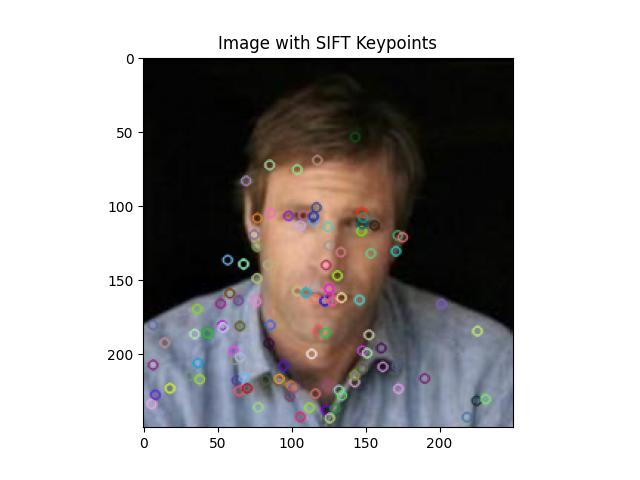

Generate this figure with Python:
import cv2
import matplotlib.pyplot as plt

def create_sift_descriptor(image_path):
    image = cv2.imread(image_path, cv2.IMREAD_GRAYSCALE)
    sift = cv2.SIFT_create()
    keypoints, descriptors = sift.detectAndCompute(image, None)
    return keypoints, descriptors
if __name__=='__main__':
    image_path = './image.jpg'
    keypoints, descriptors = create_sift_descriptor(image_path)
    image = cv2.imread(image_path)
    image_with_keypoints = cv2.drawKeypoints(image, keypoints, None)

    # 显示图像
    plt.imshow(cv2.cvtColor(image_with_keypoints, cv2.COLOR_BGR2RGB))
    plt.title('Image with SIFT Keypoints')
    plt.savefig('SIFT_image.jpg')

    # 打印关键点和描述符的数量
    print(f'Number of keypoints: {len(keypoints)}')
    print(f'Descriptor shape: {descriptors.shape}')
